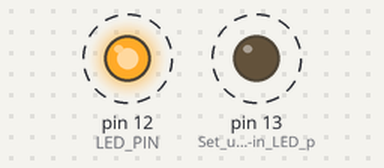
The sketch below on a simulated Arduino Uno, built with avr-gcc and run on an emulated ATmega328P. Parts: output pins drawn as LEDs (lit = HIGH). Dashed ring = blinking.

Above: at 0.06 s.
Timing chart, 0 to 3.0 s (numbered marks = the images above):
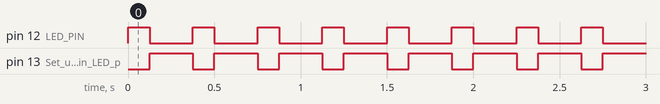

Measured:
- by itself, pin 12 (LED_PIN): alternates HIGH for 0.13 s and LOW for 0.25 s
- by itself, pin 13 (Set_up_the_built-in_LED_p): alternates HIGH for 0.25 s and LOW for 0.13 s

The sketch:

blinkV1.ino
```cpp
// PROGRAM: BLINKV1
// Description: This program blinks an external LED connected to pin 8 of the Arduino,
// as well as the built-in LED on the Arduino board, creating an alternating blink pattern.
// This is a simple introductory example for learning how to use digital pins and control LEDs.

// Define the pin number for the external LED
int LED_PIN = 12;

void setup() {
  // This function is executed once when the Arduino starts up.

  // Configure the pin modes
  pinMode(LED_PIN, OUTPUT);         // Set up the external LED pin as an output
  pinMode(LED_BUILTIN, OUTPUT);     // Set up the built-in LED pin as an output
}

void loop() {
  // This function is executed repeatedly in a loop after the setup() function.

  // Turn on the external LED and turn off the built-in LED
  digitalWrite(LED_PIN, HIGH);     // Set the voltage of the external LED pin to HIGH (5V)
  digitalWrite(LED_BUILTIN, LOW);  // Turn off the built-in LED

  delay(125);  // Pause for half a second (500 milliseconds)

  // Turn off the external LED and turn on the built-in LED
  digitalWrite(LED_PIN, LOW);      // Set the voltage of the external LED pin to LOW (0V)
  digitalWrite(LED_BUILTIN, HIGH); // Turn on the built-in LED

  delay(250); // Pause for one second (1000 milliseconds)
}
```
